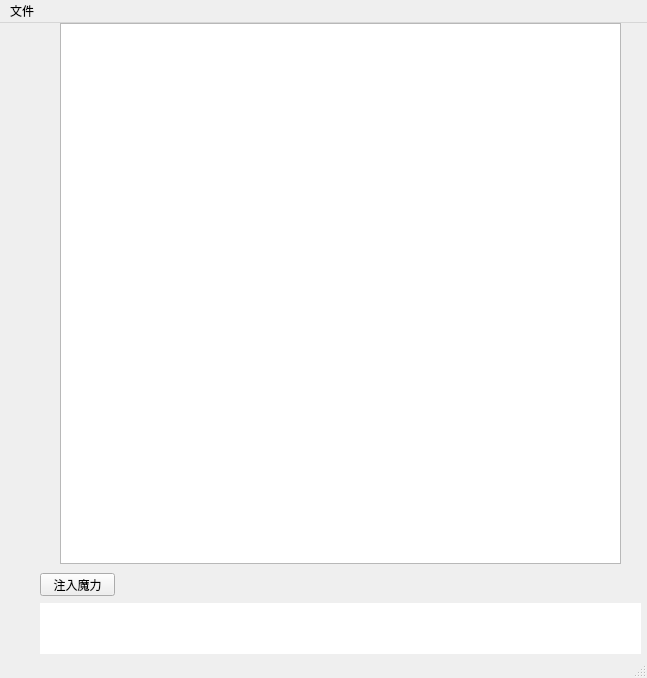
<?xml version="1.0" encoding="UTF-8"?>
<ui version="4.0">
 <class>autoMate</class>
 <widget class="QMainWindow" name="autoMate">
  <property name="geometry">
   <rect>
    <x>0</x>
    <y>0</y>
    <width>647</width>
    <height>678</height>
   </rect>
  </property>
  <property name="windowTitle">
   <string>autoMate</string>
  </property>
  <property name="styleSheet">
   <string notr="true">QTextEdit {border-radius: 10px;}</string>
  </property>
  <widget class="QWidget" name="centralwidget">
   <widget class="QListWidget" name="chat_list">
    <property name="geometry">
     <rect>
      <x>60</x>
      <y>0</y>
      <width>561</width>
      <height>541</height>
     </rect>
    </property>
   </widget>
   <widget class="QTextEdit" name="chat_input">
    <property name="geometry">
     <rect>
      <x>40</x>
      <y>580</y>
      <width>601</width>
      <height>51</height>
     </rect>
    </property>
    <property name="styleSheet">
     <string notr="true">border-radius: 30px</string>
    </property>
   </widget>
   <widget class="QPushButton" name="add_action">
    <property name="geometry">
     <rect>
      <x>40</x>
      <y>550</y>
      <width>75</width>
      <height>23</height>
     </rect>
    </property>
    <property name="text">
     <string>注入魔力</string>
    </property>
   </widget>
  </widget>
  <widget class="QMenuBar" name="menubar">
   <property name="geometry">
    <rect>
     <x>0</x>
     <y>0</y>
     <width>647</width>
     <height>22</height>
    </rect>
   </property>
   <widget class="QMenu" name="file_menu">
    <property name="title">
     <string>文件</string>
    </property>
    <addaction name="setting_action"/>
    <addaction name="separator"/>
   </widget>
   <addaction name="file_menu"/>
  </widget>
  <widget class="QStatusBar" name="statusbar"/>
  <action name="setting_action">
   <property name="text">
    <string>设置</string>
   </property>
  </action>
 </widget>
 <resources/>
 <connections/>
</ui>
